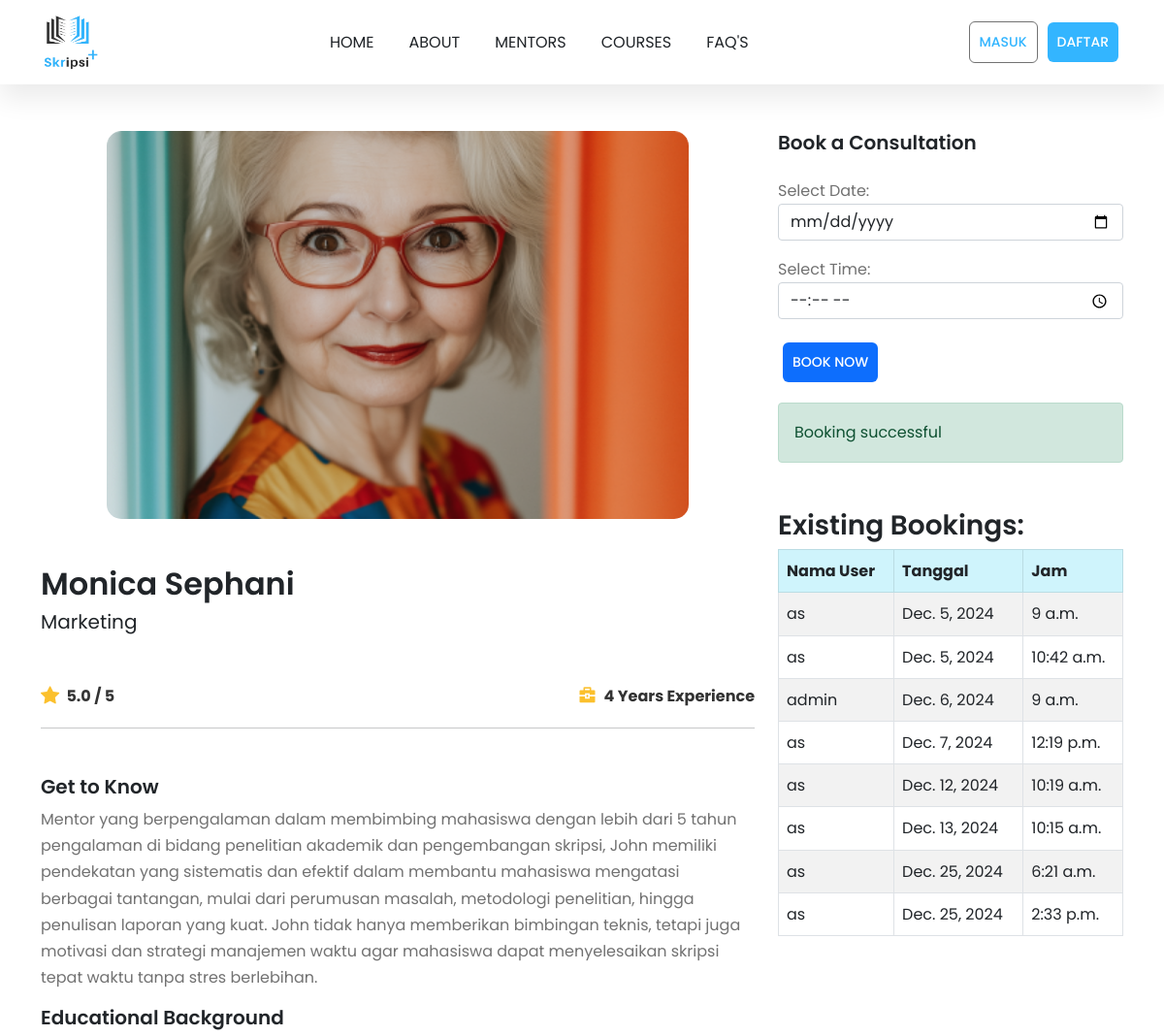
Before: /mentor/2/ (upper part) with the older database file.
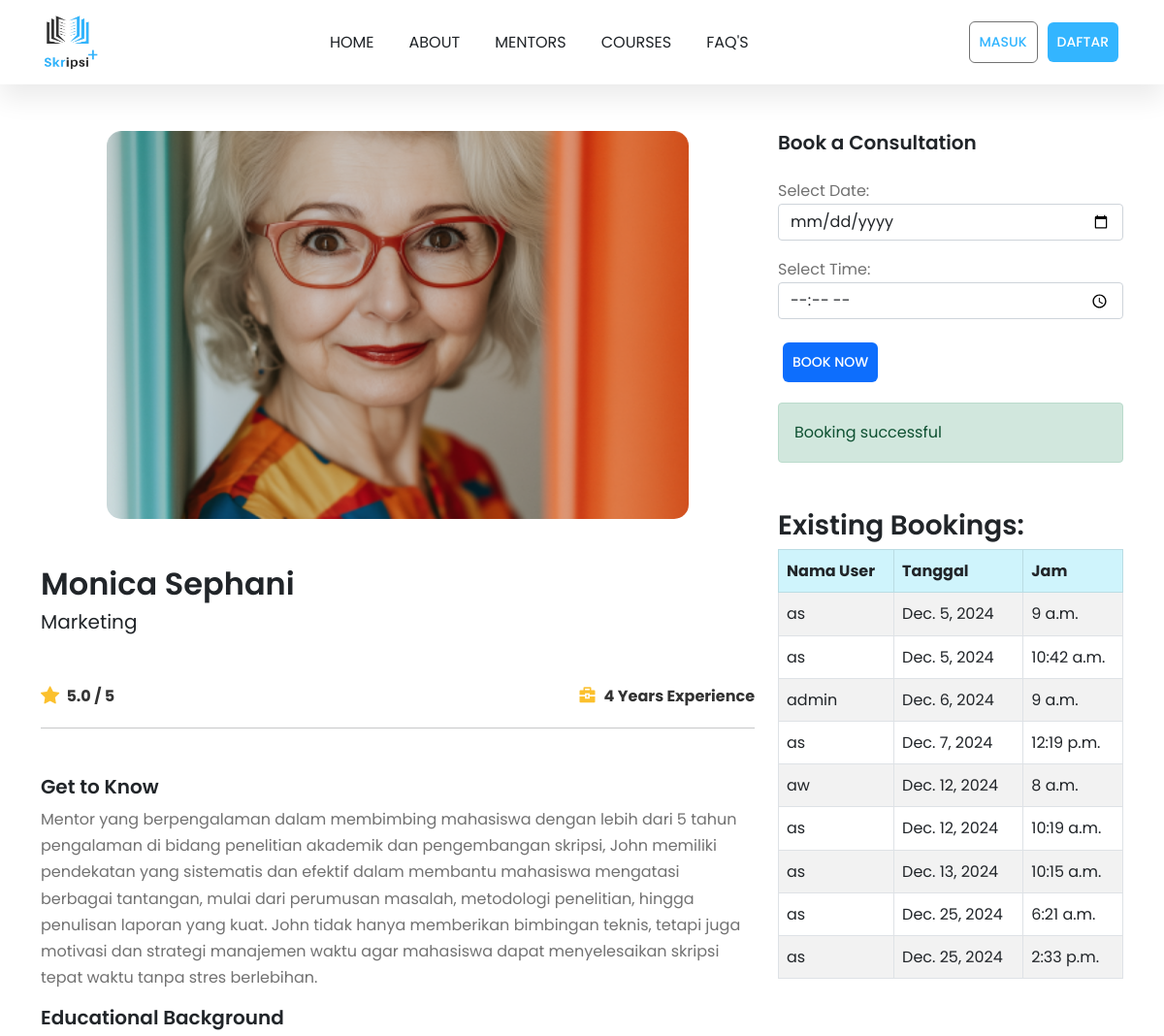
After: the same page with the newer database file.
### public_app/models.py (models this page shows, shortened)
class Mentor(models.Model):
    name = models.CharField(max_length=100)
    image = models.ImageField(upload_to='mentors/')
    rating = models.DecimalField(max_digits=2, decimal_places=1)
    experience = models.PositiveIntegerField(help_text="Experience in years")
    specialization = models.CharField(max_length=100)
    bio = models.TextField()
    education = models.TextField(help_text="Educational background")
    skills = models.TextField(help_text="Comma-separated list of skills")
    price = models.DecimalField(max_digits=10, decimal_places=3, default=0.0, help_text="Consultation fee")

class Booking(models.Model):
    mentor = models.ForeignKey(Mentor, on_delete=models.CASCADE, related_name="bookings")
    user = models.ForeignKey(User, on_delete=models.CASCADE)
    date = models.DateField()
    time = models.TimeField()
    class Meta:
        unique_together = ('mentor', 'date', 'time')

### public_app/views.py (the view, shortened to what this page needs)
# urls.py: path('mentor/<int:pk>/', views.mentor_detail_view, name='mentor_detail'),
def mentor_detail_view(request, pk):
    mentor = Mentor.objects.get(pk=pk)
    bookings = mentor.bookings.all().order_by('date', 'time')  # Semua booking mentor, diurutkan
    return render(request, 'dashboard_detail_mentor.html', {'mentor': mentor, 'bookings': bookings})

### public_app/templates/dashboard_detail_mentor.html (shortened to what this page needs)
{% extends 'layouts/base.html' %}
{% load static %}
{% block content %}
<div class="container mt-5 mb-5">
  <div class="row">
    <div class="col-lg-8">
      <div class="image-container d-flex align-items-center justify-content-center">
        <img src="{{ mentor.image.url }}" alt="{{ mentor.name }}" class="img-fluid" />
      </div>
      <div class="nama-dosen mt-5">
        <h2>{{ mentor.name }}</h2>
        <h5>{{ mentor.specialization }}</h5>
      </div>
      <div class="rating-dosen mt-5 d-flex justify-content-between align-items-center">
        <div class="rating d-flex align-items-center">
          <i class="bi bi-star-fill"></i>
          <span class="ms-1">{{ mentor.rating }} / 5</span>
        </div>
        <div class="rating d-flex align-items-center">
          <i class="ri-briefcase-4-fill"></i>
          <span class="ms-1">{{ mentor.experience }} Years Experience</span>
        </div>
      </div>
      <hr />
      <div class="keterangan-dosen mt-5">
        <h5>Get to Know</h5>
        <p>{{ mentor.bio }}</p>
        <h5>Educational Background</h5>
      </div>
    </div>
    <div class="col-lg-4">
      <h5>Book a Consultation</h5>
      <form method="POST" class="mt-4">
        <label for="date">Select Date:</label>
        <input type="date" id="date" name="date" class="form-control mb-3" required>
        <label for="time">Select Time:</label>
        <input type="time" id="time" name="time" class="form-control mb-3" required>
        <button type="submit" class="btn btn-primary mt-2">Book Now</button>
      </form>
      {% if error %}
        <p class="alert alert-danger mt-3" id="alert-message">{{ error }}</p>
      {% else %}
        <p class="alert alert-success mt-3" id="alert-message">Booking successful</p>
      {% endif %}
      <h3 class="mt-5">Existing Bookings:</h3>
      <table class="table table-striped table-bordered">
        <thead class="table-info text-dark">
          <tr>
            <th scope="col">Nama User</th>
            <th scope="col">Tanggal</th>
            <th scope="col">Jam</th>
          </tr>
        </thead>
        <tbody>
          {% for booking in bookings %}
            <tr>
              <td>{{ booking.user.username }}</td>
              <td>{{ booking.date }}</td>
              <td>{{ booking.time }}</td>
            </tr>
          {% empty %}
            <tr>
              <td colspan="3" class="text-center">No bookings yet.</td>
            </tr>
          {% endfor %}
        </tbody>
      </table>
    </div>
  </div>
</div>
{% endblock %}

### public_app/templates/layouts/base.html (shortened to what this page needs)
{% load static %}
<!DOCTYPE html>
<html lang="en">
  <head>
    <link
      href="https://cdn.jsdelivr.net/npm/bootstrap@5.0.2/dist/css/bootstrap.min.css"
      rel="stylesheet"
    />
    <link
      rel="stylesheet"
      href="https://cdn.jsdelivr.net/npm/bootstrap-icons/font/bootstrap-icons.css"
    />
    <link
      href="https://cdn.jsdelivr.net/npm/remixicon@4.2.0/fonts/remixicon.css"
      rel="stylesheet"
    />
    <link rel="stylesheet" href="{% static 'css/owl.theme.css'%}" />
    <link rel="stylesheet" href="{% static 'css/owl.carousel.css'%}" />
    <link rel="stylesheet" href="{% static 'css/style.css'%}" />
  </head>
  <body>
    {% include 'components/navbar.html' %}
    <main class="">{% block content %} {% endblock content %}</main>
  </body>
</html>

### public_app/templates/components/navbar.html (shortened to what this page needs)
{% load static %}
<nav class="navbar navbar-expand-lg bg-white sticky-top">
  <div class="container">
    <a class="navbar-brand" href="/">
      <img
        class="logo"
        src="{% static 'img/Light-removebg-preview.png'%}"
        alt="logo-Skripsi+"
      />
    </a>
    <div class="collapse navbar-collapse" id="Nav">
      <ul class="navbar-nav m-auto">
        <li class="nav-item">
          <a
            class="nav-link {% if request.resolver_match.url_name == 'home' %}active{% endif %}"
            href="{% url 'home' %}"
            >Home</a
          >
        </li>
        <li class="nav-item">
          <a
            class="nav-link {% if request.resolver_match.url_name == 'about' %}active{% endif %}"
            href="{% url 'about' %}"
            >About</a
          >
        </li>
        <li class="nav-item">
          <a
            class="nav-link {% if request.resolver_match.url_name == 'mentors' %}active{% endif %}"
            href="{% url 'mentors' %}"
            >Mentors</a
          >
        </li>
        <li class="nav-item">
          <a
            class="nav-link {% if request.resolver_match.url_name == 'course' %}active{% endif %}"
            href="{% url 'course' %}"
            >Courses</a
          >
        </li>
        <li class="nav-item">
          <a
            class="nav-link {% if request.resolver_match.url_name == 'faq' %}active{% endif %}"
            href="{% url 'faq' %}"
            >FaQ's</a
          >
        </li>
      </ul>
      {% if user.is_authenticated %}
      <div class="dropdown d-none d-lg-block">
        <button
          class="d-flex align-items-center text-decoration-none dropdown-toggle user-icon btn btn-outline-secondary"
          id="dropdownUser"
          data-bs-toggle="dropdown"
          aria-expanded="false"
          style="color: #212529; background: none; border-radius: 50px; border-width: 3px;">
          <span class="me-2">{{ user.username }}</span>
          {% if user.profile.photo %}
            <img src="{{ user.profile.photo.url }}" alt="User Photo" class="rounded-circle" style="width: 32px; height: 32px; object-fit: cover;">
          {% else %}
            <img src="{% static 'img/profil.png'%}" alt="User Photo" class="rounded-circle" style="width: 32px; height: 32px; object-fit: cover;">
          {% endif %}
        </button>
        <ul class="dropdown-menu dropdown-menu-end" aria-labelledby="dropdownUser">
          <li><a class="dropdown-item" href="{% url 'dashboard' %}">Dashboard</a></li>
          <li><hr class="dropdown-divider" /></li>
          <li>
            <a class="nav-link text-danger" href="#" data-bs-toggle="modal" data-bs-target="#logoutModal">
              Logout
            </a>
          </li>
        </ul>
      </div>
      <div class="d-lg-none">
        <button class="btn btn-register rounded-md">
          <a href="{% url 'dashboard' %}">Dashboard</a>
        </button>
        <button class="btn btn-login">
          <a href="{% url 'account_logout' %}">Logout</a>
        </button>
      </div>
      {% else %}
      <button class="btn btn-login">
        <a href="{% url 'account_login' %}">Masuk</a>
      </button>
      <button class="btn btn-register">
        <a href="{% url 'account_signup' %}">Daftar</a>
      </button>
      {% endif %}
    </div>
  </div>
</nav>

### public_app/templates/components/footer.html (shortened to what this page needs)
{% load static %}

### static/css/style.css (style rules this page uses)
:root { --c-dark: #212529; --c-brand: #33b5ff; --c-brand-rgb: 51, 181, 255; --c-white-rgb: 255, 255, 255; --c-dark-rgb: 33, 37, 41; --c-body: #727272; --box-shadow: 0px 15px 25px rgba(0, 0, 0, 0.08); --transition: all 0.5s ease; --font-base: "Poppins-Variable", sans-serif; }
* { padding: 0; margin: 0; box-sizing: border-box; font-family: var(--font-base); }
body { line-height: 1.7 !important; color: var(--c-body) !important; font-size: 16px !important; }
hr { background-color: var(--c-dark) !important; }
h1,h2,h3,h4,h5,h6, .h1,.h2,.h3,.h4,.h5,.h6 { font-weight: 600 !important; color: var(--c-dark); }
a { text-decoration: none !important; }
.img-fluid { max-width: 100%; height: auto; border-radius: 15px; }
span { color: var(--c-brand); }
.btn { font-weight: 500; font-size: 14px; text-transform: uppercase; border-radius: 6px !important; padding: 10px 24px; }
.navbar { box-shadow: var(--box-shadow); }
.navbar-nav .nav-link { font-weight: 400 !important; color: var(--c-dark); text-transform: uppercase; margin: 10px; padding: 10px; text-decoration: none; font-size: 16px; }
.logo { width: 60px; }
.btn { padding: 10px; margin: 5px; background-color: none; border: none; }
.btn-login { background-color: white; border: 1px solid var(--c-body) !important; }
.btn-login > a { text-transform: uppercase; color: var(--c-brand); font-size: 14px; }
.btn-register { background-color: var(--c-brand) !important; }
.btn-register > a { text-transform: uppercase; color: white; font-size: 14px; }
.image-container { position: relative; width: 100%; height: auto; }
.image-container img { max-width: 600px; max-height: 400px; width: 100%; height: auto; }
.rating i { color: #fbc02d; font-size: 1.2rem; margin-right: 0.2rem; }
.rating span { font-size: 1rem; font-weight: bold; color: #333; }
.nama-dosen h5 { font-weight: 400 !important; }

Changed rows visible on the page:
added Booking: user.username "aw", date "Dec. 12, 2024", time "8 a.m."
